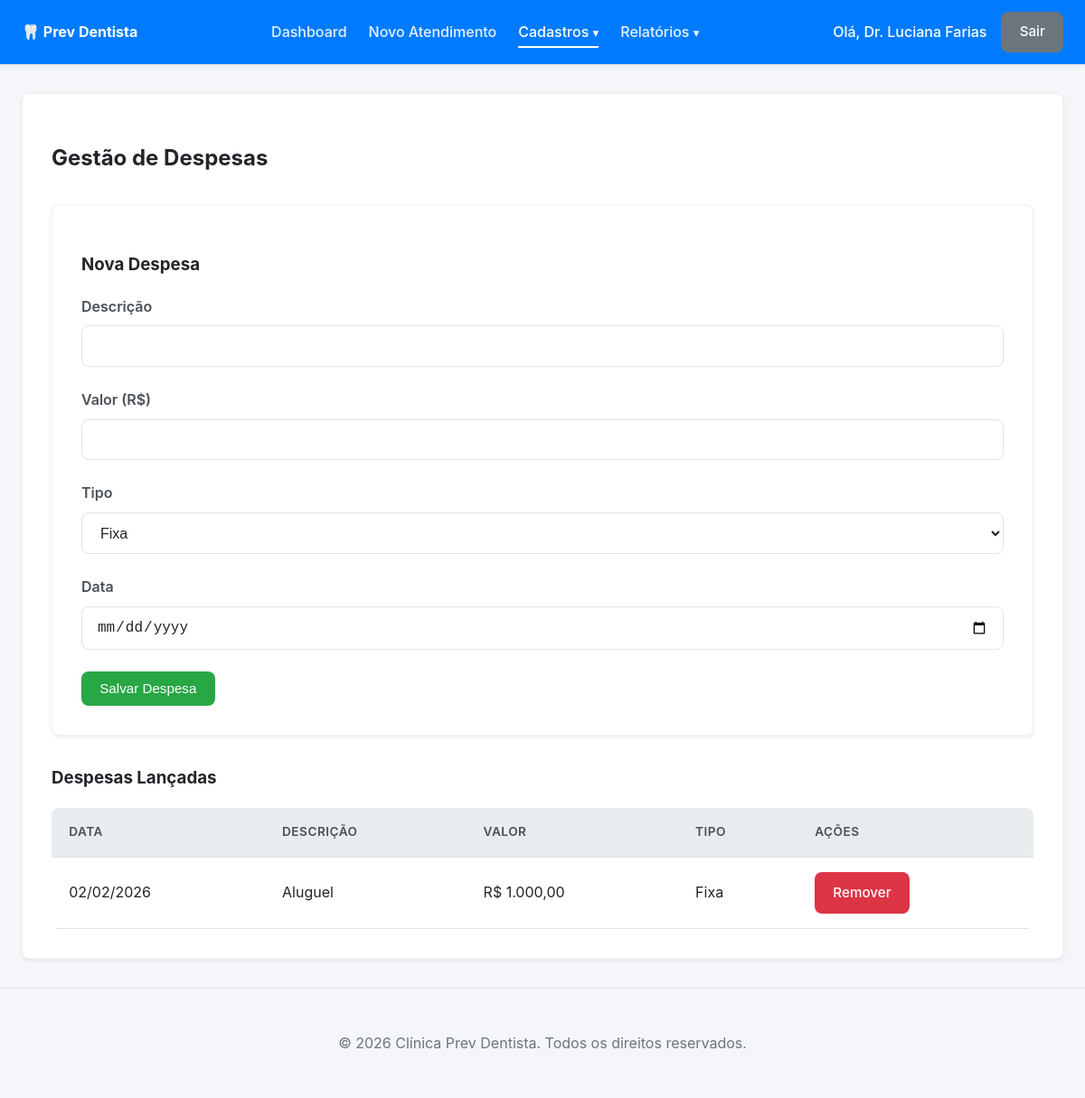
/despesas.php (signed in), run on the app's committed database.
### tables this page shows
CREATE TABLE IF NOT EXISTS `despesas` (
  `id` int NOT NULL AUTO_INCREMENT,
  `descricao` varchar(150) NOT NULL,
  `valor` decimal(10,2) NOT NULL,
  `tipo` enum('fixa','variavel') NOT NULL,
  `data_despesa` date NOT NULL,
  `criado_em` timestamp NULL DEFAULT CURRENT_TIMESTAMP,
  PRIMARY KEY (`id`)
);

### despesas.php (the view, shortened to what this page needs)
<?php
require_once 'config/database.php';
require_once 'views/header.php';
try {
    $stmt = $pdo->query("SELECT * FROM despesas ORDER BY data_despesa DESC");
    $despesas = $stmt->fetchAll();
} catch (Exception $e) {
    echo "<p class='error'>Erro ao buscar despesas: " . $e->getMessage() . "</p>";
    $despesas = [];
}
?>
<div class="card">
    <h2>Gestão de Despesas</h2>
    <div class="card" style="margin-top: 2rem;">
        <h3>Nova Despesa</h3>
        <form action="<?= BASE_URL ?>actions/salvar_despesa.php" method="POST">
            <div class="form-group">
                <label for="descricao">Descrição</label>
                <input type="text" name="descricao" id="descricao" required>
            </div>
            <div class="form-group">
                <label for="valor">Valor (R$)</label>
                <input type="number" step="0.01" name="valor" id="valor" required>
            </div>
            <div class="form-group">
                <label for="tipo">Tipo</label>
                <select name="tipo" id="tipo" required>
                    <option value="fixa">Fixa</option>
                </select>
            </div>
            <div class="form-group">
                <label for="data_despesa">Data</label>
                <input type="date" name="data_despesa" id="data_despesa" required>
            </div>
            <button type="submit" class="btn btn-success">Salvar Despesa</button>
        </form>
    </div>
    <h3 style="margin-top: 2rem;">Despesas Lançadas</h3>
    <table>
        <thead>
            <tr>
                <th>Data</th>
                <th>Descrição</th>
                <th>Valor</th>
                <th>Tipo</th>
                <th>Ações</th>
            </tr>
        </thead>
        <tbody>
            <?php if (count($despesas) > 0): ?>
                <?php foreach ($despesas as $despesa): ?>
                    <tr>
                        <td><?= date('d/m/Y', strtotime($despesa['data_despesa'])) ?></td>
                        <td><?= htmlspecialchars($despesa['descricao']) ?></td>
                        <td>R$ <?= number_format($despesa['valor'], 2, ',', '.') ?></td>
                        <td><?= ucfirst($despesa['tipo']) ?></td>
                        <td>
                            <a href="<?= BASE_URL ?>actions/excluir_despesa.php?id=<?= $despesa['id'] ?>" class="btn btn-danger" onclick="return confirm('Tem certeza que deseja remover esta despesa?');">Remover</a>
                        </td>
                    </tr>
                <?php endforeach; ?>
            <?php else: ?>
                <tr>
                    <td colspan="5" style="text-align: center;">Nenhuma despesa registrada.</td>
                </tr>
            <?php endif; ?>
        </tbody>
    </table>
</div>
<?php require_once 'views/footer.php'; ?>

### assets/css/style.css (style rules this page uses)
:root { --primary-color: #007bff; --primary-dark: #0056b3; --secondary-color: #6c757d; --success-color: #28a745; --danger-color: #dc3545; --warning-color: #ffc107; --info-color: #17a2b8; --background-color: #f4f6f9; --card-bg: #ffffff; --text-color: #212529; --text-muted: #6c757d; --border-color: #dee2e6; --navbar-bg: #ffffff; --shadow-sm: 0 0.125rem 0.25rem rgba(0, 0, 0, 0.075); --shadow-md: 0 0.5rem 1rem rgba(0, 0, 0, 0.15); --border-radius: 0.5rem; }
body { font-family: -apple-system, BlinkMacSystemFont, "Segoe UI", Roboto, "Helvetica Neue", Arial, sans-serif; background-color: var(--background-color); color: var(--text-color); margin: 0; padding: 0; line-height: 1.6; }
.btn { padding: 0.6rem 1.2rem; border: 1px solid transparent; border-radius: var(--border-radius); cursor: pointer; font-size: 0.95rem; font-weight: 500; text-decoration: none; display: inline-block; transition: all 0.2s; text-align: center; }
.btn-success { background-color: var(--success-color); color: white; }
.btn-danger { background-color: var(--danger-color); color: white; }
.card { background-color: var(--card-bg); border-radius: var(--border-radius); box-shadow: var(--shadow-sm); padding: 2rem; margin-bottom: 2rem; border: 1px solid rgba(0,0,0,0.05); transition: box-shadow 0.3s ease; }
.form-group { margin-bottom: 1.5rem; }
label { display: block; margin-bottom: 0.5rem; font-weight: 600; color: #495057; }
input[type="text"], input[type="number"], input[type="password"], input[type="date"], input[type="month"], select, textarea { width: 100%; padding: 0.8rem 1rem; border: 1px solid var(--border-color); border-radius: var(--border-radius); box-sizing: border-box; font-size: 1rem; transition: border-color 0.2s, box-shadow 0.2s; background-color: #fff; color: var(--text-color); }
table { width: 100%; border-collapse: collapse; margin-top: 1rem; background-color: #fff; border-radius: var(--border-radius); overflow: hidden; }
th, td { padding: 1rem 1.2rem; text-align: left; border-bottom: 1px solid var(--border-color); }
thead th { background-color: #e9ecef; font-weight: 600; color: #495057; text-transform: uppercase; font-size: 0.85rem; letter-spacing: 0.5px; }

### data on the page
despesas: data_despesa "02/02/2026", descricao "Aluguel", valor "1.000,00", tipo "Fixa"

### other printed values
$_SESSION['usuario_nome'] "Dr. Luciana Farias"
